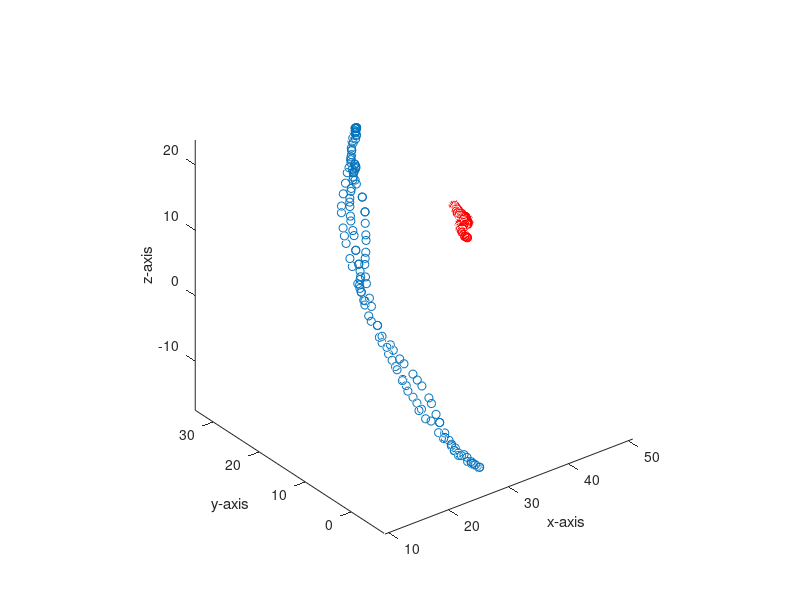

Write MATLAB code to recreate this figure.
% voor deze code moet ook assignment3.mat beschikbaar zijn als data anders
% valt deze niet op te lossen

% function enablesubfunctions
% the above line should be uncommented only when subfunctions are used
%% SCRIPTFILE : name of the file
%
% calculate kinematics 
%
% Name:  Bart van Trigt 
% 
% DATE : 31 oktober 2017
%
 
clc; clear all; close all;
load assignment3.mat

position= 1
if position==1
    antwoord='goed'
else
    antwoord= 'fout'
end

% ##########################
%% Question 3.1 
% ##########################

model.segment.humerus.rotmat=mayo.k4_r.elbowflexion.trial1.humerus.rotmat;
model.segment.humerus.position=mayo.k4_r.elbowflexion.trial1.humerus.position;
% vector= [1 2 3] +  [4 5 6]
vector = [1 2 3] + [4 5 6]
model.segment.ulna.rotmat=mayo.k4_r.elbowflexion.trial1.ulna.rotmat;
model.segment.ulna.position=mayo.k4_r.elbowflexion.trial1.ulna.position;

create=mayo.k1_r.refdata.scapula.position(1,3);
% for k = 1:length(model.segment.humerus.rotmat)
% model.joint.elbow.rotmat(:,:,k)=inv(model.segment.humerus.rotmat(:,:,k))*model.segment.ulna.rotmat(:,:,k);
% model.joint.elbow.angle(:,:,k)=RotationMatrixToCardanicAngles(model.joint.elbow.rotmat(:,:,k),[1 2 3]); %decompostion matrix checken
% end
% 
% plot(squeeze(model.joint.elbow.angle(:,3,:)))



% ##########################
%% Question 3.2
% ##########################

for k = 1:length(model.segment.humerus.rotmat)
model.segment.ulna.position_tovhumerus(:,k)= inv(model.segment.humerus.rotmat(:,:,k))*(model.segment.ulna.position(:,k)-model.segment.humerus.position(:,k));
end

fs=10;
dt=1/fs;
for j = 1:length(model.segment.ulna.position_tovhumerus)-1
model.segment.ulna.linearvelocity.diff(:,j)=(model.segment.ulna.position_tovhumerus(:,j+1)-model.segment.ulna.position_tovhumerus(:,j))/dt;
end

Tibia=[4     3     2     4     9     3     1     5     2     5     1     8     4     6     7     7     8     4     1];
Fibula=[4     3     2     4     9     3     1     5     2     5     1     8     4     6     7     7     8     4     1];

calculate_Tibia_Fibula=Tibia.*Fibula;


% end
%=============================================================
%% SUBFUNCTIONS

% you must copy ALL of your own function files here,
% once you have completed your assignment, prior to handing it in.
% NB do not forget to uncomment line 1 !
% 
%function myownplot(figno,array)
% values of the gastrocnemius: 39    39    29    18    13     2    76    51    73    77

gastrocnemius = [39    39    29    18    13     2    76    51    73    77];

% values of the soleus: 27  20     7    43    71    98    56     5    59 8
soleus= [27    20     7    43    71    98    56     5    59 8  ];

Calculate_gastroc_soleus= gastrocnemius.*soleus;


%figure(figno)
%plot(array)
%title(['EXAMPLE ', num2str(figno)])
%end
% 
% figure;
% plot(model.segment.ulna.linearvelocity.diff(1,:),'b')
% hold on
% plot(model.segment.ulna.linearvelocity.diff(2,:),'g')
% plot(model.segment.ulna.linearvelocity.diff(3,:),'r')

figure;
drawnow
plot3 (model.segment.humerus.position(1,:), model.segment.humerus.position(2,:), model.segment.humerus.position(3,:),'ro')
hold on
plot3 (model.segment.ulna.position(1,:), model.segment.ulna.position(2,:), model.segment.ulna.position(3,:),'o')
axis equal
xlabel 'x-axis'
ylabel 'y-axis'
zlabel 'z-axis'


